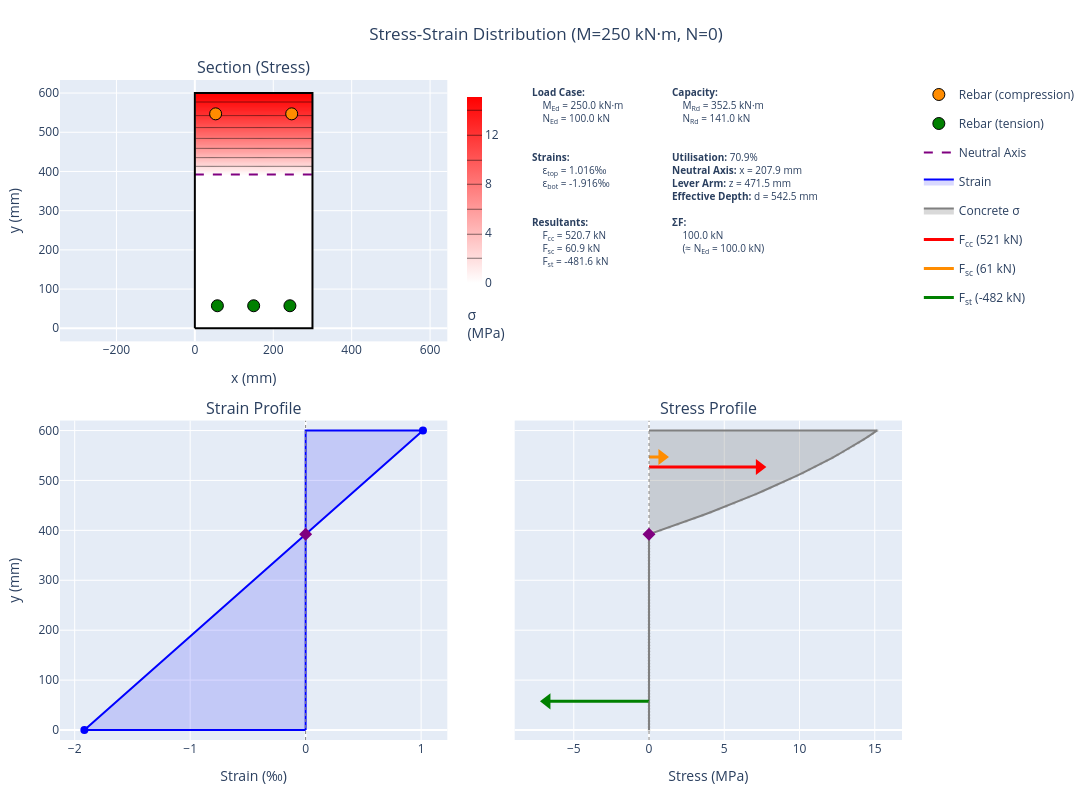

Write notebook code for a chart like this one.
### Markdown cell above
### 2.4 Stress-Strain Visualization

Visualize the strain profile and stress distribution for a specific load case.

### Code cell
# Visualize stress-strain for LC1 (pure bending)
bending_check.plot_stress_strain(
    M_Ed=250,
    N_Ed=100,
    title="Stress-Strain Distribution (M=250 kN·m, N=0)",
    section_render="filled",
    height=800,
    show=False,
)

### Figure 1 — Plotly figure (JSON) as saved in the notebook; plotly's stock layout.template omitted (floating-point values rounded to 4 significant figures; data arrays with more than 128 entries replaced by an {"elided": "..."} marker saying what was removed)
{"data": [{"colorbar": {"len": 0.3762, "lenmode": "fraction", "thickness": 15, "title": {"side": "bottom", "text": "σ<br>(MPa)"}, "x": 0.472, "xanchor": "left", "y": 0.802, "yanchor": "middle"}, "colorscale": [[0, "white"], [1, "red"]], "contours": {"coloring": "heatmap", "showlines": false}, "hovertemplate": "x: %{x:.1f} mm<br>y: %{y:.1f} mm<br>σ: %{z:.2f} MPa<extra>Concrete</extra>", "name": "Concrete", "showlegend": false, "showscale": true, "type": "contour", "x": [1.25, 3.75, 6.25, 8.75, 11.25, 13.75, 16.25, 18.75, 21.25, 23.75, 26.25, 28.75, 31.25, 33.75, 36.25, 38.75, 41.25, 43.75, 46.25, 48.75, 51.25, 53.75, 56.25, 58.75, 61.25, 63.75, 66.25, 68.75, 71.25, 73.75, 76.25, 78.75, 81.25, 83.75, 86.25, 88.75, 91.25, 93.75, 96.25, 98.75, 101.2, 103.8, 106.2, 108.8, 111.2, 113.8, 116.2, 118.8, 121.2, 123.8, 126.2, 128.8, 131.2, 133.8, 136.2, 138.8, 141.2, 143.8, 146.2, 148.8, 151.2, 153.8, 156.2, 158.8, 161.2, 163.8, 166.2, 168.8, 171.2, 173.8, 176.2, 178.8, 181.2, 183.8, 186.2, 188.8, 191.2, 193.8, 196.2, 198.8, 201.2, 203.8, 206.2, 208.8, 211.2, 213.8, 216.2, 218.8, 221.2, 223.8, 226.2, 228.8, 231.2, 233.8, 236.2, 238.8, 241.2, 243.8, 246.2, 248.8, 251.2, 253.8, 256.2, 258.8, 261.2, 263.8, 266.2, 268.8, 271.2, 273.8, 276.2, 278.8, 281.2, 283.8, 286.2, 288.8, 291.2, 293.8, 296.2, 298.8], "xaxis": "x", "y": {"elided": "180 float values"}, "yaxis": "y", "z": {"elided": "180x120 float values"}, "zmax": 15.08, "zmin": 0}, {"customdata": [[151.4, 0.757, 30.44], [151.4, 0.757, 30.44]], "hovertemplate": "x: %{x:.1f} mm<br>y: %{y:.1f} mm<br>σ: %{customdata[0]:.1f} MPa<br>ε: %{customdata[1]:.3f} ‰<br>F: %{customdata[2]:.1f} kN<br><extra>Rebar (compression)</extra>", "marker": {"color": "darkorange", "line": {"color": "black", "width": 1}, "size": 12}, "mode": "markers", "name": "Rebar (compression)", "showlegend": true, "type": "scatter", "x": [53.0, 247.0], "xaxis": "x", "y": [547.0, 547.0], "yaxis": "y"}, {"customdata": [[-327.1, -1.635, -160.5], [-327.1, -1.635, -160.5], [-327.1, -1.635, -160.5]], "hovertemplate": "x: %{x:.1f} mm<br>y: %{y:.1f} mm<br>σ: %{customdata[0]:.1f} MPa<br>ε: %{customdata[1]:.3f} ‰<br>F: %{customdata[2]:.1f} kN<br><extra>Rebar (tension)</extra>", "marker": {"color": "green", "line": {"color": "black", "width": 1}, "size": 12}, "mode": "markers", "name": "Rebar (tension)", "showlegend": true, "type": "scatter", "x": [57.5, 150.0, 242.5], "xaxis": "x", "y": [57.5, 57.5, 57.5], "yaxis": "y"}, {"line": {"color": "purple", "dash": "dash", "width": 2}, "mode": "lines", "name": "Neutral Axis", "showlegend": true, "type": "scatter", "x": [0, 300], "xaxis": "x", "y": [392.1, 392.1], "yaxis": "y"}, {"hoverinfo": "skip", "line": {"color": "black", "width": 2}, "mode": "lines", "name": "Section outline", "showlegend": false, "type": "scatter", "x": [0, 300, 300, 0, 0], "xaxis": "x", "y": [0, 0, 600, 600, 0], "yaxis": "y"}, {"fill": "toself", "fillcolor": "rgba(0, 0, 255, 0.15)", "hovertemplate": "ε: %{x:.3f} ‰<br>y: %{y:.1f} mm<extra></extra>", "line": {"color": "blue", "width": 2}, "mode": "lines", "name": "Strain", "type": "scatter", "x": [0, -1.916, 1.016, 0, 0], "xaxis": "x3", "y": [0, 0, 600, 600, 0], "yaxis": "y3"}, {"hovertemplate": "ε: %{x:.3f} ‰<br>y: %{y:.1f} mm<extra></extra>", "marker": {"color": "blue", "size": 8}, "mode": "markers", "showlegend": false, "type": "scatter", "x": [-1.916, 1.016], "xaxis": "x3", "y": [0, 600], "yaxis": "y3"}, {"line": {"color": "gray", "dash": "dot", "width": 1}, "mode": "lines", "showlegend": false, "type": "scatter", "x": [0, 0], "xaxis": "x3", "y": [-20, 620], "yaxis": "y3"}, {"hovertemplate": "Neutral Axis<br>y: 392.1 mm<extra></extra>", "marker": {"color": "purple", "size": 10, "symbol": "diamond"}, "mode": "markers", "name": "NA", "showlegend": false, "type": "scatter", "x": [0], "xaxis": "x3", "y": [392.1], "yaxis": "y3"}, {"fill": "toself", "fillcolor": "rgba(128, 128, 128, 0.3)", "hoverinfo": "skip", "legendgroup": "concrete_stress", "line": {"color": "gray", "width": 2}, "mode": "lines", "name": "Concrete σ", "type": "scatter", "x": [0.0, 0.0, 0.0, 0.0, 0.0, 0.0, 0.0, 0.0, 0.0, 0.0, 0.0, 0.0, 0.0, 0.0, 0.0, 0.0, 0.0, 0.0, 0.0, 0.0, 0.0, 0.0, 0.0, 0.0, 0.0, 0.0, 0.0, 0.0, 0.0, 0.0, 0.0, 0.0, 0.0, 0.0, 0.0, 0.0, 0.0, 0.0, 0.0, 0.0, 0.0, 0.0, 0.0, 0.0, 0.0, 0.0, 0.0, 0.0, 0.0, 0.0, 0.0, 0.0, 0.0, 0.0, 0.0, 0.0, 0.0, 0.0, 0.0, 0.0, 0.0, 0.0, 0.0, 0.0, 0.0, 0.0, 0.1785, 0.7638, 1.34, 1.908, 2.467, 3.017, 3.559, 4.092, 4.616, 5.131, 5.637, 6.135, 6.624, 7.104, 7.575, 8.037, 8.491, 8.936, 9.372, 9.8, 10.22, 10.63, 11.03, 11.42, 11.81, 12.18, 12.55, 12.9, 13.25, 13.59, 13.92, 14.24, 14.56, 14.86, 15.16, 0.0], "xaxis": "x4", "y": [0.0, 0.0, 6.061, 12.12, 18.18, 24.24, 30.3, 36.36, 42.42, 48.48, 54.55, 60.61, 66.67, 72.73, 78.79, 84.85, 90.91, 96.97, 103.0, 109.1, 115.2, 121.2, 127.3, 133.3, 139.4, 145.5, 151.5, 157.6, 163.6, 169.7, 175.8, 181.8, 187.9, 193.9, 200.0, 206.1, 212.1, 218.2, 224.2, 230.3, 236.4, 242.4, 248.5, 254.5, 260.6, 266.7, 272.7, 278.8, 284.8, 290.9, 297.0, 303.0, 309.1, 315.2, 321.2, 327.3, 333.3, 339.4, 345.5, 351.5, 357.6, 363.6, 369.7, 375.8, 381.8, 387.9, 393.9, 400.0, 406.1, 412.1, 418.2, 424.2, 430.3, 436.4, 442.4, 448.5, 454.5, 460.6, 466.7, 472.7, 478.8, 484.8, 490.9, 497.0, 503.0, 509.1, 515.2, 521.2, 527.3, 533.3, 539.4, 545.5, 551.5, 557.6, 563.6, 569.7, 575.8, 581.8, 587.9, 593.9, 600.0, 600.0], "yaxis": "y4"}, {"hovertemplate": "%{text}<extra>Concrete</extra>", "legendgroup": "concrete_stress", "marker": {"color": "gray", "opacity": 0.3, "size": 3}, "mode": "markers", "showlegend": false, "text": ["σ: 0.00 MPa<br>ε: -1.916 ‰<br>y: 0.0 mm", "σ: 0.00 MPa<br>ε: -1.887 ‰<br>y: 6.1 mm", "σ: 0.00 MPa<br>ε: -1.857 ‰<br>y: 12.1 mm", "σ: 0.00 MPa<br>ε: -1.827 ‰<br>y: 18.2 mm", "σ: 0.00 MPa<br>ε: -1.798 ‰<br>y: 24.2 mm", "σ: 0.00 MPa<br>ε: -1.768 ‰<br>y: 30.3 mm", "σ: 0.00 MPa<br>ε: -1.739 ‰<br>y: 36.4 mm", "σ: 0.00 MPa<br>ε: -1.709 ‰<br>y: 42.4 mm", "σ: 0.00 MPa<br>ε: -1.679 ‰<br>y: 48.5 mm", "σ: 0.00 MPa<br>ε: -1.650 ‰<br>y: 54.5 mm", "σ: 0.00 MPa<br>ε: -1.620 ‰<br>y: 60.6 mm", "σ: 0.00 MPa<br>ε: -1.590 ‰<br>y: 66.7 mm", "σ: 0.00 MPa<br>ε: -1.561 ‰<br>y: 72.7 mm", "σ: 0.00 MPa<br>ε: -1.531 ‰<br>y: 78.8 mm", "σ: 0.00 MPa<br>ε: -1.502 ‰<br>y: 84.8 mm", "σ: 0.00 MPa<br>ε: -1.472 ‰<br>y: 90.9 mm", "σ: 0.00 MPa<br>ε: -1.442 ‰<br>y: 97.0 mm", "σ: 0.00 MPa<br>ε: -1.413 ‰<br>y: 103.0 mm", "σ: 0.00 MPa<br>ε: -1.383 ‰<br>y: 109.1 mm", "σ: 0.00 MPa<br>ε: -1.354 ‰<br>y: 115.2 mm", "σ: 0.00 MPa<br>ε: -1.324 ‰<br>y: 121.2 mm", "σ: 0.00 MPa<br>ε: -1.294 ‰<br>y: 127.3 mm", "σ: 0.00 MPa<br>ε: -1.265 ‰<br>y: 133.3 mm", "σ: 0.00 MPa<br>ε: -1.235 ‰<br>y: 139.4 mm", "σ: 0.00 MPa<br>ε: -1.205 ‰<br>y: 145.5 mm", "σ: 0.00 MPa<br>ε: -1.176 ‰<br>y: 151.5 mm", "σ: 0.00 MPa<br>ε: -1.146 ‰<br>y: 157.6 mm", "σ: 0.00 MPa<br>ε: -1.117 ‰<br>y: 163.6 mm", "σ: 0.00 MPa<br>ε: -1.087 ‰<br>y: 169.7 mm", "σ: 0.00 MPa<br>ε: -1.057 ‰<br>y: 175.8 mm", "σ: 0.00 MPa<br>ε: -1.028 ‰<br>y: 181.8 mm", "σ: 0.00 MPa<br>ε: -0.998 ‰<br>y: 187.9 mm", "σ: 0.00 MPa<br>ε: -0.968 ‰<br>y: 193.9 mm", "σ: 0.00 MPa<br>ε: -0.939 ‰<br>y: 200.0 mm", "σ: 0.00 MPa<br>ε: -0.909 ‰<br>y: 206.1 mm", "σ: 0.00 MPa<br>ε: -0.880 ‰<br>y: 212.1 mm", "σ: 0.00 MPa<br>ε: -0.850 ‰<br>y: 218.2 mm", "σ: 0.00 MPa<br>ε: -0.820 ‰<br>y: 224.2 mm", "σ: 0.00 MPa<br>ε: -0.791 ‰<br>y: 230.3 mm", "σ: 0.00 MPa<br>ε: -0.761 ‰<br>y: 236.4 mm", "σ: 0.00 MPa<br>ε: -0.732 ‰<br>y: 242.4 mm", "σ: 0.00 MPa<br>ε: -0.702 ‰<br>y: 248.5 mm", "σ: 0.00 MPa<br>ε: -0.672 ‰<br>y: 254.5 mm", "σ: 0.00 MPa<br>ε: -0.643 ‰<br>y: 260.6 mm", "σ: 0.00 MPa<br>ε: -0.613 ‰<br>y: 266.7 mm", "σ: 0.00 MPa<br>ε: -0.583 ‰<br>y: 272.7 mm", "σ: 0.00 MPa<br>ε: -0.554 ‰<br>y: 278.8 mm", "σ: 0.00 MPa<br>ε: -0.524 ‰<br>y: 284.8 mm", "σ: 0.00 MPa<br>ε: -0.495 ‰<br>y: 290.9 mm", "σ: 0.00 MPa<br>ε: -0.465 ‰<br>y: 297.0 mm", "σ: 0.00 MPa<br>ε: -0.435 ‰<br>y: 303.0 mm", "σ: 0.00 MPa<br>ε: -0.406 ‰<br>y: 309.1 mm", "σ: 0.00 MPa<br>ε: -0.376 ‰<br>y: 315.2 mm", "σ: 0.00 MPa<br>ε: -0.346 ‰<br>y: 321.2 mm", "σ: 0.00 MPa<br>ε: -0.317 ‰<br>y: 327.3 mm", "σ: 0.00 MPa<br>ε: -0.287 ‰<br>y: 333.3 mm", "σ: 0.00 MPa<br>ε: -0.258 ‰<br>y: 339.4 mm", "σ: 0.00 MPa<br>ε: -0.228 ‰<br>y: 345.5 mm", "σ: 0.00 MPa<br>ε: -0.198 ‰<br>y: 351.5 mm", "σ: 0.00 MPa<br>ε: -0.169 ‰<br>y: 357.6 mm", "σ: 0.00 MPa<br>ε: -0.139 ‰<br>y: 363.6 mm", "σ: 0.00 MPa<br>ε: -0.110 ‰<br>y: 369.7 mm", "σ: 0.00 MPa<br>ε: -0.080 ‰<br>y: 375.8 mm", "σ: 0.00 MPa<br>ε: -0.050 ‰<br>y: 381.8 mm", "σ: 0.00 MPa<br>ε: -0.021 ‰<br>y: 387.9 mm", "σ: 0.18 MPa<br>ε: 0.009 ‰<br>y: 393.9 mm", "σ: 0.76 MPa<br>ε: 0.039 ‰<br>y: 400.0 mm", "σ: 1.34 MPa<br>ε: 0.068 ‰<br>y: 406.1 mm", "σ: 1.91 MPa<br>ε: 0.098 ‰<br>y: 412.1 mm", "σ: 2.47 MPa<br>ε: 0.127 ‰<br>y: 418.2 mm", "σ: 3.02 MPa<br>ε: 0.157 ‰<br>y: 424.2 mm", "σ: 3.56 MPa<br>ε: 0.187 ‰<br>y: 430.3 mm", "σ: 4.09 MPa<br>ε: 0.216 ‰<br>y: 436.4 mm", "σ: 4.62 MPa<br>ε: 0.246 ‰<br>y: 442.4 mm", "σ: 5.13 MPa<br>ε: 0.276 ‰<br>y: 448.5 mm", "σ: 5.64 MPa<br>ε: 0.305 ‰<br>y: 454.5 mm", "σ: 6.13 MPa<br>ε: 0.335 ‰<br>y: 460.6 mm", "σ: 6.62 MPa<br>ε: 0.364 ‰<br>y: 466.7 mm", "σ: 7.10 MPa<br>ε: 0.394 ‰<br>y: 472.7 mm", "σ: 7.57 MPa<br>ε: 0.424 ‰<br>y: 478.8 mm", "σ: 8.04 MPa<br>ε: 0.453 ‰<br>y: 484.8 mm", "σ: 8.49 MPa<br>ε: 0.483 ‰<br>y: 490.9 mm", "σ: 8.94 MPa<br>ε: 0.512 ‰<br>y: 497.0 mm", "σ: 9.37 MPa<br>ε: 0.542 ‰<br>y: 503.0 mm", "σ: 9.80 MPa<br>ε: 0.572 ‰<br>y: 509.1 mm", "σ: 10.22 MPa<br>ε: 0.601 ‰<br>y: 515.2 mm", "σ: 10.63 MPa<br>ε: 0.631 ‰<br>y: 521.2 mm", "σ: 11.03 MPa<br>ε: 0.661 ‰<br>y: 527.3 mm", "σ: 11.42 MPa<br>ε: 0.690 ‰<br>y: 533.3 mm", "σ: 11.81 MPa<br>ε: 0.720 ‰<br>y: 539.4 mm", "σ: 12.18 MPa<br>ε: 0.749 ‰<br>y: 545.5 mm", "σ: 12.55 MPa<br>ε: 0.779 ‰<br>y: 551.5 mm", "σ: 12.90 MPa<br>ε: 0.809 ‰<br>y: 557.6 mm", "σ: 13.25 MPa<br>ε: 0.838 ‰<br>y: 563.6 mm", "σ: 13.59 MPa<br>ε: 0.868 ‰<br>y: 569.7 mm", "σ: 13.92 MPa<br>ε: 0.898 ‰<br>y: 575.8 mm", "σ: 14.24 MPa<br>ε: 0.927 ‰<br>y: 581.8 mm", "σ: 14.56 MPa<br>ε: 0.957 ‰<br>y: 587.9 mm", "σ: 14.86 MPa<br>ε: 0.986 ‰<br>y: 593.9 mm", "σ: 15.16 MPa<br>ε: 1.016 ‰<br>y: 600.0 mm"], "type": "scatter", "x": [0.0, 0.0, 0.0, 0.0, 0.0, 0.0, 0.0, 0.0, 0.0, 0.0, 0.0, 0.0, 0.0, 0.0, 0.0, 0.0, 0.0, 0.0, 0.0, 0.0, 0.0, 0.0, 0.0, 0.0, 0.0, 0.0, 0.0, 0.0, 0.0, 0.0, 0.0, 0.0, 0.0, 0.0, 0.0, 0.0, 0.0, 0.0, 0.0, 0.0, 0.0, 0.0, 0.0, 0.0, 0.0, 0.0, 0.0, 0.0, 0.0, 0.0, 0.0, 0.0, 0.0, 0.0, 0.0, 0.0, 0.0, 0.0, 0.0, 0.0, 0.0, 0.0, 0.0, 0.0, 0.0, 0.1785, 0.7638, 1.34, 1.908, 2.467, 3.017, 3.559, 4.092, 4.616, 5.131, 5.637, 6.135, 6.624, 7.104, 7.575, 8.037, 8.491, 8.936, 9.372, 9.8, 10.22, 10.63, 11.03, 11.42, 11.81, 12.18, 12.55, 12.9, 13.25, 13.59, 13.92, 14.24, 14.56, 14.86, 15.16], "xaxis": "x4", "y": [0.0, 6.061, 12.12, 18.18, 24.24, 30.3, 36.36, 42.42, 48.48, 54.55, 60.61, 66.67, 72.73, 78.79, 84.85, 90.91, 96.97, 103.0, 109.1, 115.2, 121.2, 127.3, 133.3, 139.4, 145.5, 151.5, 157.6, 163.6, 169.7, 175.8, 181.8, 187.9, 193.9, 200.0, 206.1, 212.1, 218.2, 224.2, 230.3, 236.4, 242.4, 248.5, 254.5, 260.6, 266.7, 272.7, 278.8, 284.8, 290.9, 297.0, 303.0, 309.1, 315.2, 321.2, 327.3, 333.3, 339.4, 345.5, 351.5, 357.6, 363.6, 369.7, 375.8, 381.8, 387.9, 393.9, 400.0, 406.1, 412.1, 418.2, 424.2, 430.3, 436.4, 442.4, 448.5, 454.5, 460.6, 466.7, 472.7, 478.8, 484.8, 490.9, 497.0, 503.0, 509.1, 515.2, 521.2, 527.3, 533.3, 539.4, 545.5, 551.5, 557.6, 563.6, 569.7, 575.8, 581.8, 587.9, 593.9, 600.0], "yaxis": "y4"}, {"hovertemplate": "F<sub>cc</sub> = 520.7 kN<br>y = 526.9 mm<extra>Concrete Compression</extra>", "legendgroup": "F<sub>cc</sub>", "line": {"color": "red", "width": 3}, "mode": "lines", "name": "F<sub>cc</sub> (521 kN)", "type": "scatter", "x": [0, 7.333], "xaxis": "x4", "y": [526.9, 526.9], "yaxis": "y4"}, {"hoverinfo": "skip", "legendgroup": "F<sub>cc</sub>", "marker": {"color": "red", "size": 14, "symbol": "triangle-right"}, "mode": "markers", "showlegend": false, "type": "scatter", "x": [7.333], "xaxis": "x4", "y": [526.9], "yaxis": "y4"}, {"hovertemplate": "F<sub>sc</sub> = 60.9 kN<br>y = 547.0 mm<extra>Steel Compression</extra>", "legendgroup": "F<sub>sc</sub>", "line": {"color": "darkorange", "width": 3}, "mode": "lines", "name": "F<sub>sc</sub> (61 kN)", "type": "scatter", "x": [0, 0.8573], "xaxis": "x4", "y": [547, 547], "yaxis": "y4"}, {"hoverinfo": "skip", "legendgroup": "F<sub>sc</sub>", "marker": {"color": "darkorange", "size": 14, "symbol": "triangle-right"}, "mode": "markers", "showlegend": false, "type": "scatter", "x": [0.8573], "xaxis": "x4", "y": [547], "yaxis": "y4"}, {"hovertemplate": "F<sub>st</sub> = -481.6 kN<br>y = 57.5 mm<extra>Steel Tension</extra>", "legendgroup": "F<sub>st</sub>", "line": {"color": "green", "width": 3}, "mode": "lines", "name": "F<sub>st</sub> (-482 kN)", "type": "scatter", "x": [0, -6.782], "xaxis": "x4", "y": [57.5, 57.5], "yaxis": "y4"}, {"hoverinfo": "skip", "legendgroup": "F<sub>st</sub>", "marker": {"color": "green", "size": 14, "symbol": "triangle-left"}, "mode": "markers", "showlegend": false, "type": "scatter", "x": [-6.782], "xaxis": "x4", "y": [57.5], "yaxis": "y4"}, {"line": {"color": "gray", "dash": "dot", "width": 1}, "mode": "lines", "showlegend": false, "type": "scatter", "x": [0, 0], "xaxis": "x4", "y": [-20, 620], "yaxis": "y4"}, {"hovertemplate": "Neutral Axis<br>y: 392.1 mm<extra></extra>", "marker": {"color": "purple", "size": 10, "symbol": "diamond"}, "mode": "markers", "showlegend": false, "type": "scatter", "x": [0], "xaxis": "x4", "y": [392.1], "yaxis": "y4"}], "layout": {"annotations": [{"font": {"size": 16}, "showarrow": false, "text": "Section (Stress)", "x": 0.23, "xanchor": "center", "xref": "paper", "y": 1, "yanchor": "bottom", "yref": "paper"}, {"font": {"size": 16}, "showarrow": false, "text": "Strain Profile", "x": 0.23, "xanchor": "center", "xref": "paper", "y": 0.484, "yanchor": "bottom", "yref": "paper"}, {"font": {"size": 16}, "showarrow": false, "text": "Stress Profile", "x": 0.77, "xanchor": "center", "xref": "paper", "y": 0.484, "yanchor": "bottom", "yref": "paper"}, {"align": "left", "font": {"size": 10}, "showarrow": false, "text": "<b>Load Case:</b><br>&nbsp;&nbsp;&nbsp;&nbsp;M<sub>Ed</sub> = 250.0 kN·m<br>&nbsp;&nbsp;&nbsp;&nbsp;N<sub>Ed</sub> = 100.0 kN<br><br><br><b>Strains:</b><br>&nbsp;&nbsp;&nbsp;&nbsp;ε<sub>top</sub> = 1.016‰<br>&nbsp;&nbsp;&nbsp;&nbsp;ε<sub>bot</sub> = -1.916‰<br><br><br><b>Resultants:</b><br>&nbsp;&nbsp;&nbsp;&nbsp;F<sub>cc</sub> = 520.7 kN<br>&nbsp;&nbsp;&nbsp;&nbsp;F<sub>sc</sub> = 60.9 kN<br>&nbsp;&nbsp;&nbsp;&nbsp;F<sub>st</sub> = -481.6 kN<br>", "x": 0.5584, "xanchor": "left", "xref": "paper", "y": 0.996, "yanchor": "top", "yref": "paper"}, {"align": "left", "font": {"size": 10}, "showarrow": false, "text": "<b>Capacity:</b><br>&nbsp;&nbsp;&nbsp;&nbsp;M<sub>Rd</sub> = 352.5 kN·m<br>&nbsp;&nbsp;&nbsp;&nbsp;N<sub>Rd</sub> = 141.0 kN<br><br><br><b>Utilisation:</b> 70.9%<br><b>Neutral Axis:</b> x = 207.9 mm<br><b>Lever Arm:</b> z = 471.5 mm<br><b>Effective Depth:</b> d = 542.5 mm<br><br><b>ΣF:</b><br>&nbsp;&nbsp;&nbsp;&nbsp;100.0 kN<br>&nbsp;&nbsp;&nbsp;&nbsp;(≈ N<sub>Ed</sub> = 100.0 kN)<br>", "x": 0.724, "xanchor": "left", "xref": "paper", "y": 0.996, "yanchor": "top", "yref": "paper"}], "height": 800, "legend": {"x": 1.02, "y": 1}, "margin": {"b": 60, "l": 60, "r": 120, "t": 80}, "showlegend": true, "title": {"text": "Stress-Strain Distribution (M=250 kN·m, N=0)", "x": 0.5}, "width": 1200, "xaxis": {"anchor": "y", "domain": [0, 0.46], "title": {"text": "x (mm)"}}, "xaxis2": {"anchor": "y2", "domain": [0.54, 1], "visible": false}, "xaxis3": {"anchor": "y3", "domain": [0, 0.46], "title": {"text": "Strain (‰)"}}, "xaxis4": {"anchor": "y4", "domain": [0.54, 1], "range": [-8.927, 16.81], "title": {"text": "Stress (MPa)"}}, "yaxis": {"anchor": "x", "domain": [0.604, 1], "scaleanchor": "x", "scaleratio": 1, "title": {"text": "y (mm)"}}, "yaxis2": {"anchor": "x2", "domain": [0.604, 1], "visible": false}, "yaxis3": {"anchor": "x3", "domain": [0, 0.484], "range": [-20, 620], "title": {"text": "y (mm)"}}, "yaxis4": {"anchor": "x4", "domain": [0, 0.484], "matches": "y3", "showticklabels": false}}}
